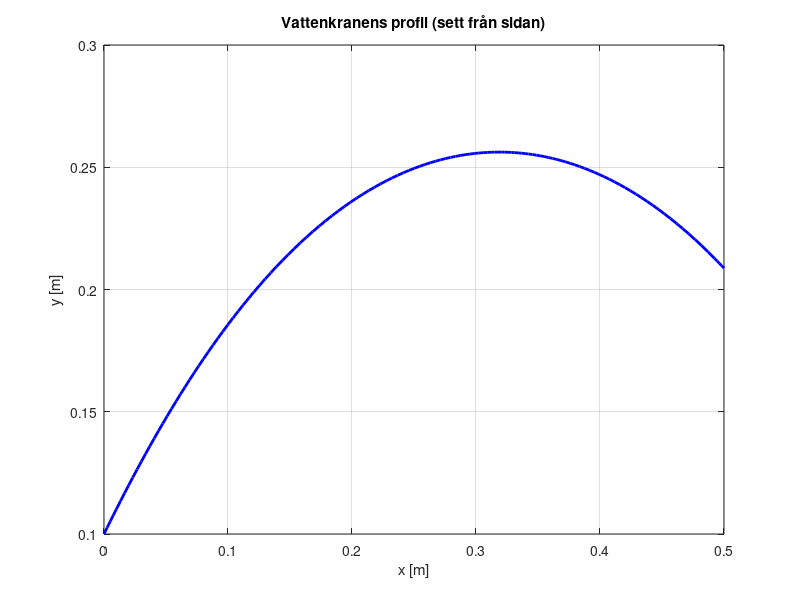

Write the MATLAB code that produced this figure.
clear; clc; close all;

%% Parametrar
K0 = 11;                 % Konstant K0
K1 = 0.2;                % Konstant K1
K = @(x) K0 - K1*x;      % Värmelednings-/böjningskonstanten K(x)

y0 = 0.1;                          % Starthöjd, y(0)
theta0 = 46 * pi/180;                % Startvinkel i radianer (46°)
yp0 = tan(theta0);                   % Startlutning, y'(0)

%% Differentialekvation
% Vi omvandlar ekvationen y'' = -K(x)*y*(1+(y')^2)^(3/2)
% till ett system av första ordningens ekvationer:
%   Y(1) = y,  Y(2) = y'
%   Y(1)' = y' = Y(2)
%   Y(2)' = y'' = -K(x)*y*(1+(y')^2)^(3/2)
odefun = @(x, Y) [ Y(2); - K(x)*Y(1)*(1 + Y(2)^2)^(3/2) ];

%% Tidsintervall (x-intervallet, där x mäter avståndet i sidled)
xspan = [0, 0.5];

%% Lös ODE med ode45
options = odeset('RelTol',1e-8, 'AbsTol',1e-10);
[x, Y] = ode45(odefun, xspan, [y0; yp0], options);

%% Extrahera lösningen
y_sol = Y(:,1);   % y(x)
yp_sol = Y(:,2);  % y'(x)

%% Sluthöjd vid x = 0.5
final_y = y_sol(end);

%% Plotta kranens profil
figure;
plot(x, y_sol, 'b-', 'LineWidth',2);
xlabel('x [m]');
ylabel('y [m]');
title('Vattenkranens profil (sett från sidan)');
grid on;

%% Skriv ut resultatet
disp(['Vid x = 0.5 slutar kranen på höjden y = ', num2str(final_y, '%.4f')]);
